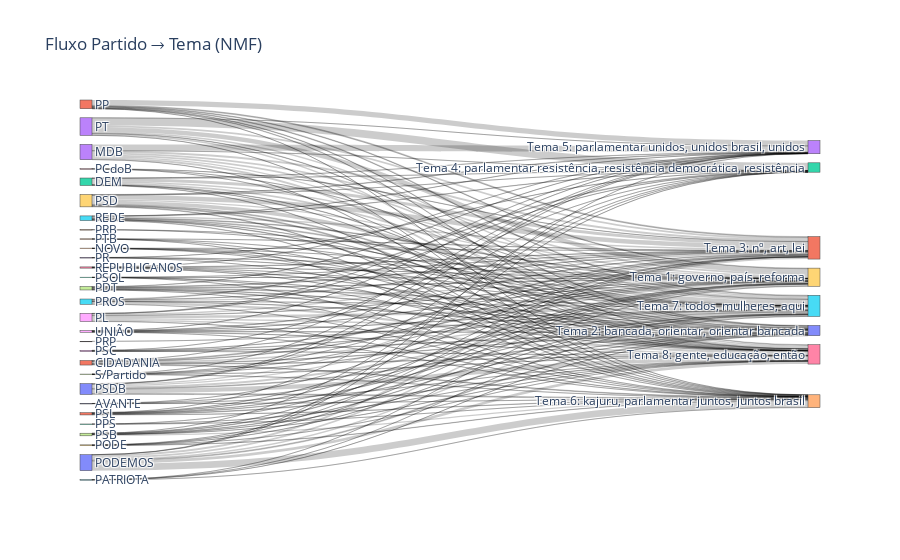

The notebook cell this image was saved under:
### Markdown cell above
### 8.5 Visualizações Sankey de partidos, senadores e temas
Os diagramas Sankey sintetizam as conexões entre partidos, senadores e temas dominantes encontrados pelo modelo NMF. A visualização facilita identificar quais siglas e quais parlamentares concentram determinados tópicos, reforçando a leitura conjunta das abordagens supervisionada e não supervisionada.

### Code cell
try:
    import plotly.graph_objects as go
except ImportError:
    print('Instale plotly para gerar os Sankeys: pip install plotly')
else:
    if 'tema_dominante' not in amostra.columns:
        print('Execute as células anteriores da seção 8 para gerar os tópicos antes do Sankey.')
    else:
        # rótulos de temas com termos mais representativos (top 3)
        tema_labels = []
        for i in range(W.shape[1]):
            termos_cur = termos_por_tema.get(f'Tema_{i+1}', [])
            termos_str = ', '.join(list(termos_cur[:3])) if len(termos_cur) > 0 else ''
            tema_labels.append(f'Tema {i+1}: ' + termos_str)

        # Sankey partido -> tema
        df_partido = amostra.groupby(['Partido', 'tema_dominante']).size().reset_index(name='qtd')
        nodos_partido = df_partido['Partido'].dropna().unique().tolist()
        nodes = nodos_partido + tema_labels
        idx = {label: i for i, label in enumerate(nodes)}
        sources = df_partido['Partido'].map(idx)
        targets = df_partido['tema_dominante'].apply(lambda x: idx[tema_labels[x]])
        valores = df_partido['qtd']

        fig1 = go.Figure(go.Sankey(
            node=dict(label=nodes, pad=12, thickness=12),
            link=dict(source=sources, target=targets, value=valores)
        ))
        fig1.update_layout(title='Fluxo Partido → Tema (NMF)')
        fig1.show()

        # Sankey senadores -> tema (limita aos 12 mais frequentes na amostra)
        if 'NomeAutor' in amostra.columns:
            top_senadores = amostra['NomeAutor'].value_counts().head(12).index.tolist()
            df_sen = amostra[amostra['NomeAutor'].isin(top_senadores)]
            df_sen = df_sen.groupby(['NomeAutor', 'tema_dominante']).size().reset_index(name='qtd')
            nodos_sen = top_senadores
            nodes2 = nodos_sen + tema_labels
            idx2 = {label: i for i, label in enumerate(nodes2)}
            sources2 = df_sen['NomeAutor'].map(idx2)
            targets2 = df_sen['tema_dominante'].apply(lambda x: idx2[tema_labels[x]])
            valores2 = df_sen['qtd']

            fig2 = go.Figure(go.Sankey(
                node=dict(label=nodes2, pad=12, thickness=12),
                link=dict(source=sources2, target=targets2, value=valores2)
            ))
            fig2.update_layout(title='Fluxo Senadores → Tema (NMF)')
            fig2.show()
        else:
            print('Coluna NomeAutor não disponível para o Sankey de senadores.')

### Figure 1 — Plotly figure (JSON) as saved in the notebook; plotly's stock layout.template omitted (floating-point values rounded to 4 significant figures; data arrays with more than 128 entries replaced by an {"elided": "..."} marker saying what was removed)
{"data": [{"link": {"source": {"elided": "170 int values"}, "target": {"elided": "170 int values"}, "value": {"elided": "170 int values"}}, "node": {"label": ["AVANTE", "CIDADANIA", "DEM", "MDB", "NOVO", "PATRIOTA", "PCdoB", "PDT", "PL", "PODE", "PODEMOS", "PP", "PPS", "PR", "PRB", "PROS", "PRP", "PSB", "PSC", "PSD", "PSDB", "PSL", "PSOL", "PT", "PTB", "REDE", "REPUBLICANOS", "S/Partido", "UNIÃO", "Tema 1: governo, país, reforma", "Tema 2: bancada, orientar, orientar bancada", "Tema 3: nº, art, lei", "Tema 4: parlamentar resistência, resistência democrática, resistência", "Tema 5: parlamentar unidos, unidos brasil, unidos", "Tema 6: kajuru, parlamentar juntos, juntos brasil", "Tema 7: todos, mulheres, aqui", "Tema 8: gente, educação, então"], "pad": 12, "thickness": 12}, "type": "sankey"}], "layout": {"title": {"text": "Fluxo Partido → Tema (NMF)"}}}
